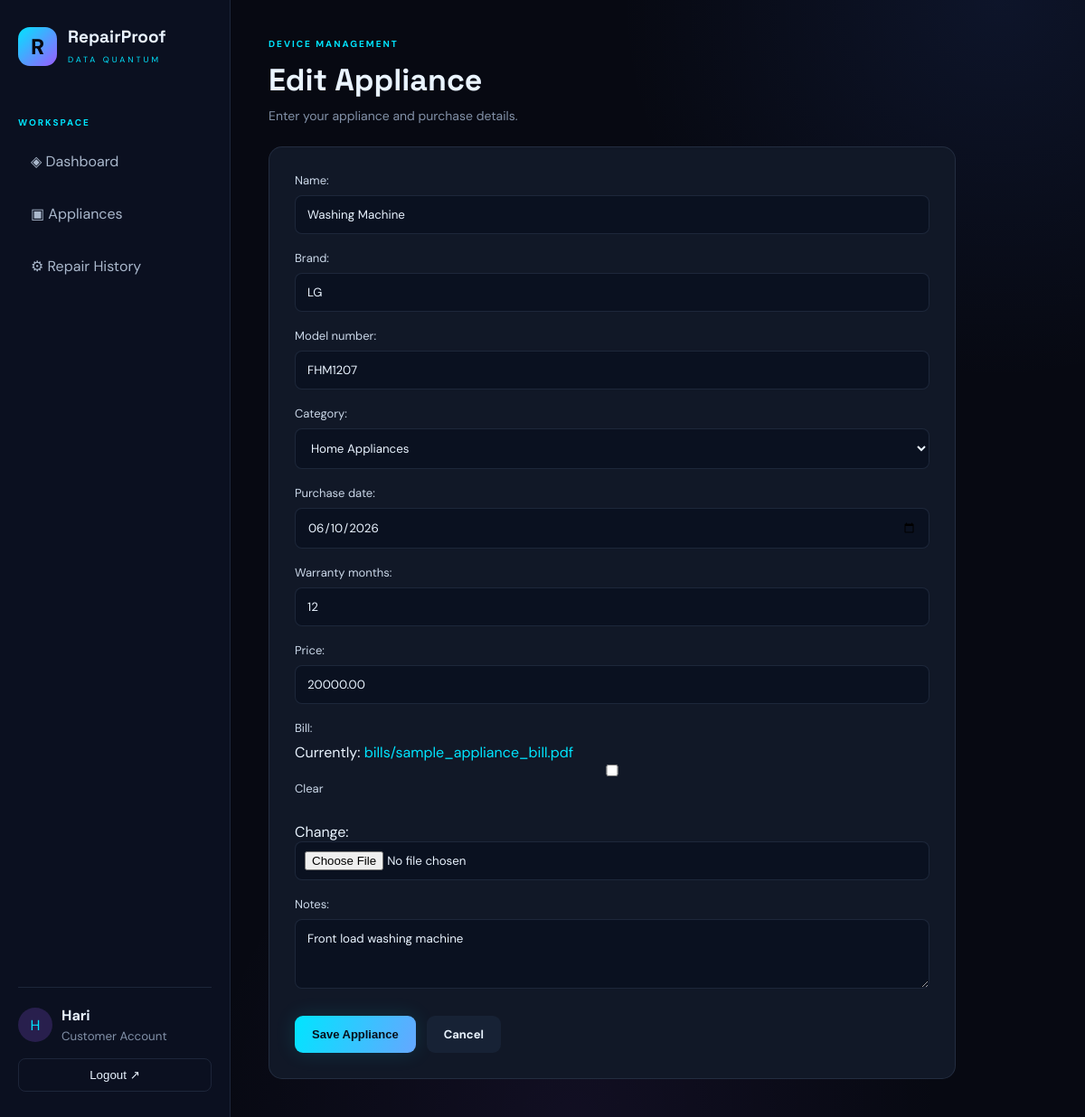
Page /appliances/edit/2/ (signed in) on the committed database.
### tracker/models.py (models this page shows, shortened)
class Appliance(models.Model):
    CATEGORY_CHOICES = [
        ('Electronics', 'Electronics'),
        ('Kitchen', 'Kitchen'),
        ('Home Appliances', 'Home Appliances'),
        ('Other', 'Other'),
    ]
    owner = models.ForeignKey(
        User,
        on_delete=models.CASCADE,
        related_name='appliances'
    )
    name = models.CharField(max_length=100)
    brand = models.CharField(max_length=100)
    model_number = models.CharField(max_length=100, blank=True)
    category = models.CharField(
        max_length=50,
        choices=CATEGORY_CHOICES
    )
    purchase_date = models.DateField()
    warranty_months = models.PositiveIntegerField(default=12)
    price = models.DecimalField(
        max_digits=10,
        decimal_places=2,
        default=0
    )
    bill = models.FileField(
        upload_to='bills/',
        blank=True,
        null=True
    )
    notes = models.TextField(blank=True)
    created_at = models.DateTimeField(auto_now_add=True)

### tracker/views.py (the view)
@login_required
def edit_appliance(request, pk):
    appliance = get_object_or_404(
        Appliance,
        pk=pk,
        owner=request.user
    )
    if request.method == 'POST':
        form = ApplianceForm(
            request.POST,
            request.FILES,
            instance=appliance
        )
        if form.is_valid():
            form.save()
            messages.success(
                request,
                'Appliance updated successfully!'
            )
            return redirect('appliances')
    else:
        form = ApplianceForm(instance=appliance)
    return render(
        request,
        'tracker/appliance_form.html',
        {
            'form': form,
            'page_title': 'Edit Appliance'
        }
    )

### tracker/forms.py
class ApplianceForm(forms.ModelForm):
    class Meta:
        model = Appliance
        exclude = ['owner', 'created_at']
        widgets = {
            'purchase_date': forms.DateInput(
                attrs={'type': 'date'}
            ),
            'notes': forms.Textarea(
                attrs={'rows': 3}
            ),
        }

### tracker/templates/tracker/appliance_form.html (shortened to what this page needs)
{% extends 'tracker/base.html' %}
{% block content %}
<div class="form-page">
    <p class="eyebrow">DEVICE MANAGEMENT</p>
    <h1>{{ page_title }}</h1>
    <p class="subheading">Enter your appliance and purchase details.</p>
    <form method="post" enctype="multipart/form-data" class="data-form">
        {{ form.as_p }}
        <div class="form-actions">
            <button type="submit" class="primary-btn">Save Appliance</button>
            <a href="{% url 'appliances' %}" class="secondary-btn">Cancel</a>
        </div>
    </form>
</div>
{% endblock %}

### tracker/templates/tracker/base.html (shortened to what this page needs)
{% load static %}
<!DOCTYPE html>
<html lang="en">
<head>
    <link rel="stylesheet" href="{% static 'tracker/css/style.css' %}">
</head>
<body>
<div class="app-layout">
    {% if user.is_authenticated %}
    <aside class="sidebar">
        <div class="brand">
            <span class="brand-icon">R</span>
            <div>
                <h2>RepairProof</h2>
                <small>DATA QUANTUM</small>
            </div>
        </div>
        <p class="menu-label">WORKSPACE</p>
        <nav>
            <a href="{% url 'dashboard' %}">◈ Dashboard</a>
            <a href="{% url 'appliances' %}">▣ Appliances</a>
            <a href="{% url 'repairs' %}">⚙ Repair History</a>
        </nav>
        <div class="sidebar-bottom">
            <div class="user-info">
                <div class="avatar">{{ user.username|first|upper }}</div>
                <div>
                    <strong>{{ user.username }}</strong>
                    <small>Customer Account</small>
                </div>
            </div>
            <form method="post" action="{% url 'logout' %}">
                <button class="logout-btn" type="submit">Logout ↗</button>
            </form>
        </div>
    </aside>
    {% endif %}
    <main class="main-content">
        {% block content %}
        {% endblock %}
    </main>
</div>
</body>
</html>

### tracker/static/tracker/css/style.css (style rules this page uses)
:root { --bg: #070912; --panel: #111827; --panel-light: #172235; --cyan: #00e5ff; --violet: #9b5cff; --blue: #477bff; --white: #eaf4ff; --muted: #8291a8; --border: rgba(142, 170, 210, 0.14); }
* { margin: 0; padding: 0; box-sizing: border-box; }
body { background: var(--bg); color: var(--white); font-family: 'DM Sans', sans-serif; min-height: 100vh; }
a { color: var(--cyan); text-decoration: none; }
.app-layout { display: flex; min-height: 100vh; }
.sidebar { width: 255px; background: #0b1020; border-right: 1px solid var(--border); padding: 28px 20px; display: flex; flex-direction: column; flex-shrink: 0; }
.brand { display: flex; align-items: center; gap: 12px; margin-bottom: 55px; }
.brand-icon { width: 43px; height: 43px; display: grid; place-items: center; border-radius: 13px; background: linear-gradient(135deg, var(--cyan), var(--violet)); color: #070912; font-size: 24px; font-weight: 800; }
.brand h2 { font-family: 'Space Grotesk', sans-serif; font-size: 19px; }
.brand small { color: var(--cyan); font-size: 9px; letter-spacing: 3px; }
.menu-label, .eyebrow { color: var(--cyan); font-size: 10px; font-weight: 700; letter-spacing: 2px; margin-bottom: 12px; }
.sidebar nav { display: grid; gap: 9px; }
.sidebar nav a { color: #aab8cc; padding: 14px; border-radius: 10px; transition: 0.25s; }
.sidebar-bottom { margin-top: auto; border-top: 1px solid var(--border); padding-top: 20px; }
.user-info { display: flex; align-items: center; gap: 10px; margin-bottom: 16px; }
.avatar { width: 38px; height: 38px; display: grid; place-items: center; background: rgba(155, 92, 255, 0.2); color: var(--cyan); border-radius: 50%; }
.user-info small { display: block; color: var(--muted); margin-top: 4px; }
.logout-btn { background: transparent; border: 1px solid var(--border); color: var(--white); width: 100%; padding: 10px; border-radius: 8px; cursor: pointer; }
.main-content { flex: 1; padding: 42px; min-width: 0; background: radial-gradient(circle at 90% 0%, rgba(71, 123, 255, 0.10), transparent 28%), radial-gradient(circle at 40% 100%, rgba(155, 92, 255, 0.07), transparent 30%), var(--bg); }
h1, h2 { font-family: 'Space Grotesk', sans-serif; }
h1 { font-size: clamp(26px, 4vw, 34px); margin-bottom: 9px; }
.subheading { color: var(--muted); font-size: 14px; }
.primary-btn, .secondary-btn { display: inline-flex; justify-content: center; align-items: center; padding: 12px 19px; border-radius: 9px; border: 0; cursor: pointer; font-weight: 700; font-size: 13px; transition: 0.25s; }
.primary-btn { background: linear-gradient(110deg, var(--cyan), #65a7ff); color: #07101c; box-shadow: 0 0 22px rgba(0, 229, 255, 0.13); }
.secondary-btn { color: var(--white); background: var(--panel-light); }
.form-page { max-width: 760px; }
.data-form { margin-top: 25px; background: var(--panel); padding: 28px; border: 1px solid var(--border); border-radius: 15px; }
.data-form p { margin-bottom: 18px; }
.data-form label { display: block; color: #cbd8e9; font-size: 13px; margin-bottom: 8px; }
.data-form input, .data-form select, .data-form textarea { width: 100%; padding: 12px 13px; color: var(--white); background: #0a1120; border: 1px solid var(--border); border-radius: 8px; outline: none; font-family: inherit; }
.data-form input[type="file"] { padding: 10px; }
.data-form select option { background: var(--panel); }
.form-actions { display: flex; gap: 12px; margin-top: 25px; }

### rows in the picture
Appliance: name "Washing Machine", brand "LG", model_number "FHM1207", category "Home Appliances", purchase_date "06/10/2026", warranty_months "12", price "20000.00", notes "Front load washing machine"

### other values in the picture
{{ user.username|first|upper }} "H"
{{ user.username }} "Hari"
{{ page_title }} "Edit Appliance"
